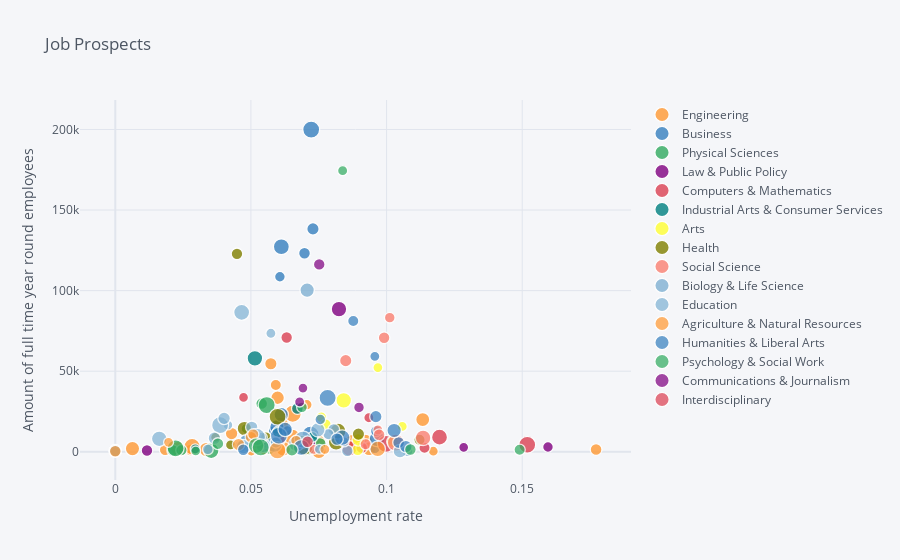

Source (notebook cell):
### Code cell
df.iplot(
    x="Unemployment_rate",
    y="Full_time_year_round",
    categories="Major_category",
    size = 1.5*np.log(df["Total"]),
    xTitle="Unemployment rate",
    yTitle="Amount of full time year round employees",
    text="Major",
    mode="markers",
    title="Job Prospects",
)

### Figure 1 — Plotly figure (JSON) as saved in the notebook; plotly's stock layout.template omitted (floating-point values rounded to 4 significant figures; data arrays with more than 128 entries replaced by an {"elided": "..."} marker saying what was removed)
{"data": [{"marker": {"color": "rgba(255, 153, 51, 1.0)", "line": {"width": 1.3}, "opacity": 0.8, "size": {"elided": "172 float values"}, "symbol": "circle"}, "mode": "markers", "name": "Engineering", "text": ["PETROLEUM ENGINEERING", "MINING AND MINERAL ENGINEERING", "METALLURGICAL ENGINEERING", "NAVAL ARCHITECTURE AND MARINE ENGINEERING", "CHEMICAL ENGINEERING", "NUCLEAR ENGINEERING", "MECHANICAL ENGINEERING", "ELECTRICAL ENGINEERING", "COMPUTER ENGINEERING", "AEROSPACE ENGINEERING", "BIOMEDICAL ENGINEERING", "MATERIALS SCIENCE", "ENGINEERING MECHANICS PHYSICS AND SCIENCE", "BIOLOGICAL ENGINEERING", "INDUSTRIAL AND MANUFACTURING ENGINEERING", "GENERAL ENGINEERING", "ARCHITECTURAL ENGINEERING", "ELECTRICAL ENGINEERING TECHNOLOGY", "MATERIALS ENGINEERING AND MATERIALS SCIENCE", "CIVIL ENGINEERING", "MISCELLANEOUS ENGINEERING", "ENVIRONMENTAL ENGINEERING", "ENGINEERING TECHNOLOGIES", "GEOLOGICAL AND GEOPHYSICAL ENGINEERING", "INDUSTRIAL PRODUCTION TECHNOLOGIES", "ENGINEERING AND INDUSTRIAL MANAGEMENT", "ARCHITECTURE", "MISCELLANEOUS ENGINEERING TECHNOLOGIES", "MECHANICAL ENGINEERING RELATED TECHNOLOGIES"], "textfont": {"color": "#4D5663"}, "type": "scatter", "x": [0.01838, 0.1172, 0.0241, 0.05013, 0.0611, 0.1772, 0.05734, 0.05917, 0.06541, 0.06516, 0.09208, 0.02304, 0.006334, 0.08714, 0.04288, 0.05982, 0.06193, 0.08756, 0.02779, 0.07061, 0.07439, 0.09359, 0.05503, 0.07504, 0.02831, 0.03365, 0.1133, 0.05254, 0.05636], "y": [1207, 388, 340, 692, 16697, 1449, 54639, 41413, 23621, 8790, 5986, 1967, 2004, 3413, 11326, 33540, 1848, 5681, 1151, 29196, 5476, 1951, 1723, 396, 3242, 1358, 20026, 5825, 3607]}, {"marker": {"color": "rgba(55, 128, 191, 1.0)", "line": {"width": 1.3}, "opacity": 0.8, "size": {"elided": "172 float values"}, "symbol": "circle"}, "mode": "markers", "name": "Business", "text": ["ACTUARIAL SCIENCE", "MANAGEMENT INFORMATION SYSTEMS AND STATISTICS", "OPERATIONS LOGISTICS AND E-COMMERCE", "FINANCE", "BUSINESS ECONOMICS", "ACCOUNTING", "GENERAL BUSINESS", "INTERNATIONAL BUSINESS", "MISCELLANEOUS BUSINESS & MEDICAL ADMINISTRATION", "BUSINESS MANAGEMENT AND ADMINISTRATION", "MARKETING AND MARKETING RESEARCH", "HUMAN RESOURCES AND PERSONNEL MANAGEMENT", "HOSPITALITY MANAGEMENT"], "textfont": {"color": "#4D5663"}, "type": "scatter", "x": [0.09565, 0.05824, 0.04786, 0.06069, 0.09645, 0.06975, 0.07286, 0.09618, 0.07198, 0.07222, 0.06122, 0.05957, 0.06117], "y": [2482, 13017, 7724, 108595, 8000, 123169, 138299, 12823, 10637, 199897, 127230, 15446, 23106]}, {"marker": {"color": "rgba(50, 171, 96, 1.0)", "line": {"width": 1.3}, "opacity": 0.8, "size": {"elided": "172 float values"}, "symbol": "circle"}, "mode": "markers", "name": "Physical Sciences", "text": ["ASTRONOMY AND ASTROPHYSICS", "NUCLEAR, INDUSTRIAL RADIOLOGY, AND BIOLOGICAL TECHNOLOGIES", "PHYSICS", "OCEANOGRAPHY", "PHYSICAL SCIENCES", "CHEMISTRY", "GEOLOGY AND EARTH SCIENCE", "GEOSCIENCES", "MULTI-DISCIPLINARY OR GENERAL SCIENCE", "ATMOSPHERIC SCIENCES AND METEOROLOGY"], "textfont": {"color": "#4D5663"}, "type": "scatter", "x": [0.02117, 0.07154, 0.04822, 0.05699, 0.03535, 0.05397, 0.07545, 0.02437, 0.05581, 0.02223], "y": [827, 1115, 14389, 1595, 653, 29910, 5008, 1011, 28966, 2161]}, {"marker": {"color": "rgba(128, 0, 128, 1.0)", "line": {"width": 1.3}, "opacity": 0.8, "size": {"elided": "172 float values"}, "symbol": "circle"}, "mode": "markers", "name": "Law & Public Policy", "text": ["COURT REPORTING", "PUBLIC POLICY", "PRE-LAW AND LEGAL STUDIES", "PUBLIC ADMINISTRATION", "CRIMINAL JUSTICE AND FIRE PROTECTION"], "textfont": {"color": "#4D5663"}, "type": "scatter", "x": [0.01169, 0.1284, 0.07197, 0.1595, 0.08245], "y": [808, 2776, 5370, 2952, 88548]}, {"marker": {"color": "rgba(219, 64, 82, 1.0)", "line": {"width": 1.3}, "opacity": 0.8, "size": {"elided": "172 float values"}, "symbol": "circle"}, "mode": "markers", "name": "Computers & Mathematics", "text": ["COMPUTER SCIENCE", "MATHEMATICS", "COMPUTER AND INFORMATION SYSTEMS", "INFORMATION SCIENCES", "STATISTICS AND DECISION SCIENCE", "APPLIED MATHEMATICS", "MATHEMATICS AND COMPUTER SCIENCE", "COMPUTER PROGRAMMING AND DATA PROCESSING", "COMPUTER ADMINISTRATION MANAGEMENT AND SECURITY", "COMPUTER NETWORKING AND TELECOMMUNICATIONS", "COMMUNICATION TECHNOLOGIES"], "textfont": {"color": "#4D5663"}, "type": "scatter", "x": [0.06317, 0.04728, 0.09346, 0.06074, 0.08627, 0.09082, 0, 0.114, 0.09972, 0.1518, 0.1195], "y": [70932, 33738, 21130, 7378, 2151, 2593, 391, 2453, 4936, 4369, 9085]}, {"marker": {"color": "rgba(0, 128, 128, 1.0)", "line": {"width": 1.3}, "opacity": 0.8, "size": {"elided": "172 float values"}, "symbol": "circle"}, "mode": "markers", "name": "Industrial Arts & Consumer Services", "text": ["CONSTRUCTION SERVICES", "MILITARY TECHNOLOGIES", "ELECTRICAL, MECHANICAL, AND PRECISION TECHNOLOGIES AND PRODUCTION", "TRANSPORTATION SCIENCES AND TECHNOLOGIES", "PHYSICAL FITNESS PARKS RECREATION AND LEISURE", "FAMILY AND CONSUMER SCIENCES", "COSMETOLOGY SERVICES AND CULINARY ARTS"], "textfont": {"color": "#4D5663"}, "type": "scatter", "x": [0.06002, 0, 0.02948, 0.07272, 0.05147, 0.06713, 0.05568], "y": [12313, 111, 1752, 9170, 57978, 26906, 5949]}, {"marker": {"color": "rgba(255, 255, 51, 1.0)", "line": {"width": 1.3}, "opacity": 0.8, "size": {"elided": "172 float values"}, "symbol": "circle"}, "mode": "markers", "name": "Arts", "text": ["MISCELLANEOUS FINE ARTS", "COMMERCIAL ART AND GRAPHIC DESIGN", "FILM VIDEO AND PHOTOGRAPHIC ARTS", "MUSIC", "FINE ARTS", "VISUAL AND PERFORMING ARTS", "STUDIO ARTS", "DRAMA AND THEATER ARTS"], "textfont": {"color": "#4D5663"}, "type": "scatter", "x": [0.08937, 0.0968, 0.1058, 0.07596, 0.08419, 0.1022, 0.08955, 0.07754], "y": [1200, 52243, 15740, 21425, 31877, 6322, 7413, 16891]}, {"marker": {"color": "rgba(128, 128, 0, 1.0)", "line": {"width": 1.3}, "opacity": 0.8, "size": {"elided": "172 float values"}, "symbol": "circle"}, "mode": "markers", "name": "Health", "text": ["NURSING", "MEDICAL TECHNOLOGIES TECHNICIANS", "MEDICAL ASSISTING SERVICES", "PHARMACY PHARMACEUTICAL SCIENCES AND ADMINISTRATION", "MISCELLANEOUS HEALTH MEDICAL PROFESSIONS", "NUTRITION SCIENCES", "HEALTH AND MEDICAL ADMINISTRATIVE SERVICES", "COMMUNITY AND PUBLIC HEALTH", "HEALTH AND MEDICAL PREPARATORY PROGRAMS", "TREATMENT THERAPY PROFESSIONS", "GENERAL MEDICAL AND HEALTH SERVICES", "COMMUNICATION DISORDERS SCIENCES AND SERVICES"], "textfont": {"color": "#4D5663"}, "type": "scatter", "x": [0.04486, 0.03698, 0.04251, 0.05552, 0.08141, 0.0687, 0.08963, 0.1121, 0.06978, 0.05982, 0.0821, 0.04758], "y": [122817, 9005, 4290, 9131, 5868, 6625, 10982, 7460, 3236, 21735, 12809, 14460]}, {"marker": {"color": "rgba(251, 128, 114, 1.0)", "line": {"width": 1.3}, "opacity": 0.8, "size": {"elided": "172 float values"}, "symbol": "circle"}, "mode": "markers", "name": "Social Science", "text": ["ECONOMICS", "INTERNATIONAL RELATIONS", "MISCELLANEOUS SOCIAL SCIENCES", "POLITICAL SCIENCE AND GOVERNMENT", "GEOGRAPHY", "CRIMINOLOGY", "SOCIOLOGY", "INTERDISCIPLINARY SOCIAL SCIENCES", "GENERAL SOCIAL SCIENCES"], "textfont": {"color": "#4D5663"}, "type": "scatter", "x": [0.09909, 0.0968, 0.07308, 0.1012, 0.1135, 0.09724, 0.08495, 0.09231, 0.1035], "y": [70740, 13583, 1530, 83236, 8628, 10548, 56561, 4714, 5679]}, {"marker": {"color": "rgba(128, 177, 211, 1.0)", "line": {"width": 1.3}, "opacity": 0.8, "size": {"elided": "172 float values"}, "symbol": "circle"}, "mode": "markers", "name": "Biology & Life Science", "text": ["PHARMACOLOGY", "COGNITIVE SCIENCE AND BIOPSYCHOLOGY", "MOLECULAR BIOLOGY", "GENETICS", "MICROBIOLOGY", "BIOCHEMICAL SCIENCES", "BOTANY", "ENVIRONMENTAL SCIENCE", "PHYSIOLOGY", "NEUROSCIENCE", "MISCELLANEOUS BIOLOGY", "BIOLOGY", "ECOLOGY", "ZOOLOGY"], "textfont": {"color": "#4D5663"}, "type": "scatter", "x": [0.08553, 0.07524, 0.08436, 0.03412, 0.06678, 0.08053, 0, 0.07858, 0.06916, 0.04848, 0.05855, 0.07072, 0.05448, 0.04632], "y": [565, 1584, 6183, 1487, 5080, 13785, 740, 10916, 7588, 5482, 4542, 100336, 3912, 3602]}, {"marker": {"color": "rgba(128, 177, 211, 0.8999999999999999)", "line": {"width": 1.3}, "opacity": 0.8, "size": {"elided": "172 float values"}, "symbol": "circle"}, "mode": "markers", "name": "Education", "text": ["SCHOOL STUDENT COUNSELING", "SPECIAL NEEDS EDUCATION", "GENERAL EDUCATION", "SOCIAL SCIENCE OR HISTORY TEACHER EDUCATION", "MATHEMATICS TEACHER EDUCATION", "EDUCATIONAL ADMINISTRATION AND SUPERVISION", "LANGUAGE AND DRAMA EDUCATION", "MISCELLANEOUS EDUCATION", "SECONDARY TEACHER EDUCATION", "ART AND MUSIC EDUCATION", "ELEMENTARY EDUCATION", "SCIENCE AND COMPUTER TEACHER EDUCATION", "PHYSICAL AND HEALTH EDUCATION TEACHING", "TEACHER EDUCATION: MULTIPLE LEVELS", "EARLY CHILDHOOD EDUCATION", "LIBRARY SCIENCE"], "textfont": {"color": "#4D5663"}, "type": "scatter", "x": [0.1076, 0.04151, 0.05736, 0.05408, 0.0162, 0, 0.05031, 0.05921, 0.05223, 0.03864, 0.04659, 0.04726, 0.07467, 0.03655, 0.0401, 0.1049], "y": [545, 16642, 73531, 8871, 8073, 504, 15266, 5816, 9193, 16537, 86540, 3247, 13651, 8457, 20748, 410]}, {"marker": {"color": "rgba(255, 153, 51, 0.8999999999999999)", "line": {"width": 1.3}, "opacity": 0.8, "size": {"elided": "172 float values"}, "symbol": "circle"}, "mode": "markers", "name": "Agriculture & Natural Resources", "text": ["AGRICULTURE PRODUCTION AND MANAGEMENT", "GENERAL AGRICULTURE", "AGRICULTURAL ECONOMICS", "NATURAL RESOURCES MANAGEMENT", "FORESTRY", "SOIL SCIENCE", "PLANT SCIENCE AND AGRONOMY", "ANIMAL SCIENCES", "MISCELLANEOUS AGRICULTURE"], "textfont": {"color": "#4D5663"}, "type": "scatter", "x": [0.05003, 0.01964, 0.07725, 0.06662, 0.09673, 0, 0.04545, 0.05086, 0.05977], "y": [9093, 5888, 1528, 6954, 1763, 383, 4522, 10824, 936]}, {"marker": {"color": "rgba(55, 128, 191, 0.8999999999999999)", "line": {"width": 1.3}, "opacity": 0.8, "size": {"elided": "172 float values"}, "symbol": "circle"}, "mode": "markers", "name": "Humanities & Liberal Arts", "text": ["UNITED STATES HISTORY", "AREA ETHNIC AND CIVILIZATION STUDIES", "HISTORY", "FRENCH GERMAN LATIN AND OTHER COMMON FOREIGN LANGUAGE STUDIES", "INTERCULTURAL AND INTERNATIONAL STUDIES", "LINGUISTICS AND COMPARATIVE LANGUAGE AND LITERATURE", "PHILOSOPHY AND RELIGIOUS STUDIES", "ENGLISH LANGUAGE AND LITERATURE", "LIBERAL ARTS", "ART HISTORY AND CRITICISM", "HUMANITIES", "THEOLOGY AND RELIGIOUS VOCATIONS", "ANTHROPOLOGY AND ARCHEOLOGY", "OTHER FOREIGN LANGUAGES", "COMPOSITION AND RHETORIC"], "textfont": {"color": "#4D5663"}, "type": "scatter", "x": [0.04718, 0.06343, 0.09567, 0.07557, 0.08363, 0.1044, 0.09605, 0.08772, 0.07827, 0.0603, 0.06858, 0.06263, 0.1028, 0.1071, 0.08174], "y": [1274, 13109, 59218, 20056, 8801, 5821, 21816, 81180, 33438, 9965, 2661, 13944, 13232, 3214, 7832]}, {"marker": {"color": "rgba(50, 171, 96, 0.8999999999999999)", "line": {"width": 1.3}, "opacity": 0.8, "size": {"elided": "172 float values"}, "symbol": "circle"}, "mode": "markers", "name": "Psychology & Social Work", "text": ["INDUSTRIAL AND ORGANIZATIONAL PSYCHOLOGY", "SOCIAL PSYCHOLOGY", "PSYCHOLOGY", "SOCIAL WORK", "MISCELLANEOUS PSYCHOLOGY", "HUMAN SERVICES AND COMMUNITY ORGANIZATION", "EDUCATIONAL PSYCHOLOGY", "CLINICAL PSYCHOLOGY", "COUNSELING PSYCHOLOGY"], "textfont": {"color": "#4D5663"}, "type": "scatter", "x": [0.1088, 0.02965, 0.08381, 0.06883, 0.05191, 0.03782, 0.06511, 0.149, 0.05362], "y": [1409, 529, 174438, 27588, 3838, 5061, 1211, 1293, 2738]}, {"marker": {"color": "rgba(128, 0, 128, 0.8999999999999999)", "line": {"width": 1.3}, "opacity": 0.8, "size": {"elided": "172 float values"}, "symbol": "circle"}, "mode": "markers", "name": "Communications & Journalism", "text": ["COMMUNICATIONS", "JOURNALISM", "ADVERTISING AND PUBLIC RELATIONS", "MASS MEDIA"], "textfont": {"color": "#4D5663"}, "type": "scatter", "x": [0.07518, 0.06918, 0.06796, 0.08984], "y": [116251, 39524, 30932, 27521]}, {"marker": {"color": "rgba(219, 64, 82, 0.8999999999999999)", "line": {"width": 1.3}, "opacity": 0.8, "size": {"elided": "172 float values"}, "symbol": "circle"}, "mode": "markers", "name": "Interdisciplinary", "text": ["MULTI/INTERDISCIPLINARY STUDIES"], "textfont": {"color": "#4D5663"}, "type": "scatter", "x": [0.07086], "y": [6234]}], "layout": {"legend": {"bgcolor": "#F5F6F9", "font": {"color": "#4D5663"}}, "paper_bgcolor": "#F5F6F9", "plot_bgcolor": "#F5F6F9", "title": {"font": {"color": "#4D5663"}, "text": "Job Prospects"}, "xaxis": {"gridcolor": "#E1E5ED", "showgrid": true, "tickfont": {"color": "#4D5663"}, "title": {"font": {"color": "#4D5663"}, "text": "Unemployment rate"}, "zerolinecolor": "#E1E5ED"}, "yaxis": {"gridcolor": "#E1E5ED", "showgrid": true, "tickfont": {"color": "#4D5663"}, "title": {"font": {"color": "#4D5663"}, "text": "Amount of full time year round employees"}, "zerolinecolor": "#E1E5ED"}}}
